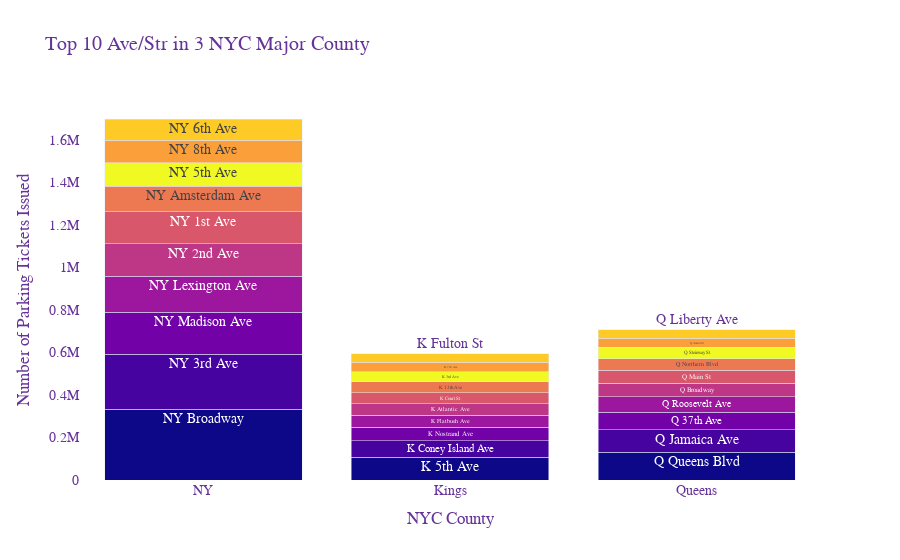

The notebook cell this image was saved under:
### Code cell
%local

# add layout
layout = Layout(
    paper_bgcolor='rgba(0,0,0,0)',
    plot_bgcolor='rgba(0,0,0,0)'
)
fig = go.Figure(layout=layout)

# add 3 trace
fig.add_trace(go.Bar(
    y=Top10_street_count_table_NY['_3'],
    x=Top10_street_count_table_NY['_2'],
    name='NY',
    text = Top10_street_count_table_NY['_1'],
    marker=dict(
        color=sorted(px.colors.sequential.Plasma)
    )
))

fig.add_trace(go.Bar(
    y=Top10_street_count_table_K['_3'],
    x=Top10_street_count_table_K['_2'],
    name='Kings County',
    text = Top10_street_count_table_K['_1'],
    marker=dict(
        color=sorted(px.colors.sequential.Plasma)
    )
))

fig.add_trace(go.Bar(
    y=Top10_street_count_table_Q['_3'],
    x=Top10_street_count_table_Q['_2'],
    text = Top10_street_count_table_Q['_1'],
    name='Queen',
    marker=dict(
        color=sorted(px.colors.sequential.Plasma)
    )
))

fig.update_layout(barmode='stack')  # stack mode:['stack', 'group', 'overlay', 'relative']

fig.update_layout(
    title="Top 10 Ave/Str in 3 NYC Major County",
    xaxis_title="NYC County",
    yaxis_title="Number of Parking Tickets Issued",
    showlegend=False,
    font=dict(
        family="Courier New, monospace",
        size=14,
        color="RebeccaPurple"
    )
)

fig.show()

### Figure 1 — Plotly figure (JSON) as saved in the notebook; plotly's stock layout.template omitted (floating-point values rounded to 4 significant figures)
{"data": [{"marker": {"color": ["#0d0887", "#46039f", "#7201a8", "#9c179e", "#bd3786", "#d8576b", "#ed7953", "#f0f921", "#fb9f3a", "#fdca26"]}, "name": "NY", "text": ["NY Broadway", "NY 3rd Ave", "NY Madison Ave", "NY Lexington Ave", "NY 2nd Ave", "NY 1st Ave", "NY Amsterdam Ave", "NY 5th Ave", "NY 8th Ave", "NY 6th Ave"], "type": "bar", "x": ["NY", "NY", "NY", "NY", "NY", "NY", "NY", "NY", "NY", "NY"], "y": [333613, 259345, 196487, 169317, 152598, 151529, 120289, 109150, 107327, 99601]}, {"marker": {"color": ["#0d0887", "#46039f", "#7201a8", "#9c179e", "#bd3786", "#d8576b", "#ed7953", "#f0f921", "#fb9f3a", "#fdca26"]}, "name": "Kings County", "text": ["K 5th Ave", "K Coney Island Ave", "K Nostrand Ave", "K Flatbush Ave", "K Atlantic Ave", "K Court St", "K 13th Ave", "K 3rd Ave", "K 7th Ave", "K Fulton St"], "type": "bar", "x": ["Kings", "Kings", "Kings", "Kings", "Kings", "Kings", "Kings", "Kings", "Kings", "Kings"], "y": [107123, 78280, 63294, 55627, 55224, 52168, 50146, 47902, 43567, 39979]}, {"marker": {"color": ["#0d0887", "#46039f", "#7201a8", "#9c179e", "#bd3786", "#d8576b", "#ed7953", "#f0f921", "#fb9f3a", "#fdca26"]}, "name": "Queen", "text": ["Q Queens Blvd", "Q Jamaica Ave", "Q 37th Ave", "Q Roosevelt Ave", "Q Broadway", "Q Main St", "Q Northern Blvd", "Q Steinway St", "Q Austin St", "Q Liberty Ave"], "type": "bar", "x": ["Queens", "Queens", "Queens", "Queens", "Queens", "Queens", "Queens", "Queens", "Queens", "Queens"], "y": [131173, 104717, 82235, 74486, 63078, 60328, 55449, 52690, 42771, 40200]}], "layout": {"barmode": "stack", "font": {"color": "RebeccaPurple", "family": "Courier New, monospace", "size": 14}, "paper_bgcolor": "rgba(0,0,0,0)", "plot_bgcolor": "rgba(0,0,0,0)", "showlegend": false, "title": {"text": "Top 10 Ave/Str in 3 NYC Major County"}, "xaxis": {"title": {"text": "NYC County"}}, "yaxis": {"title": {"text": "Number of Parking Tickets Issued"}}}}
